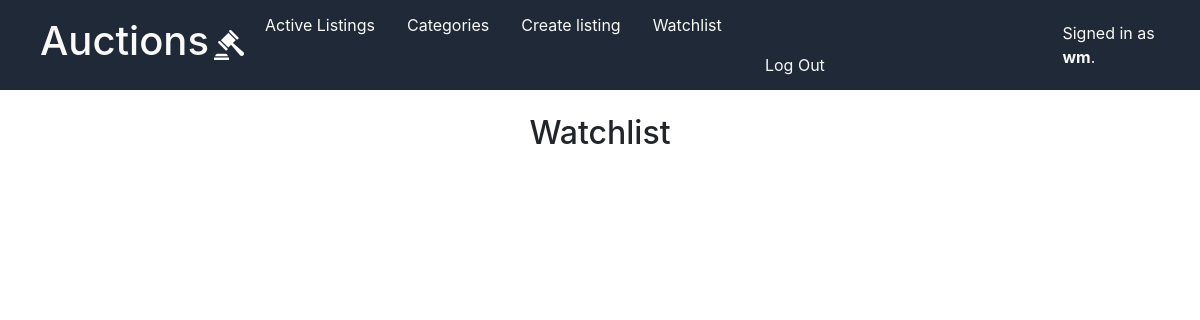
The app's page /watchlist/ (signed in), older data.
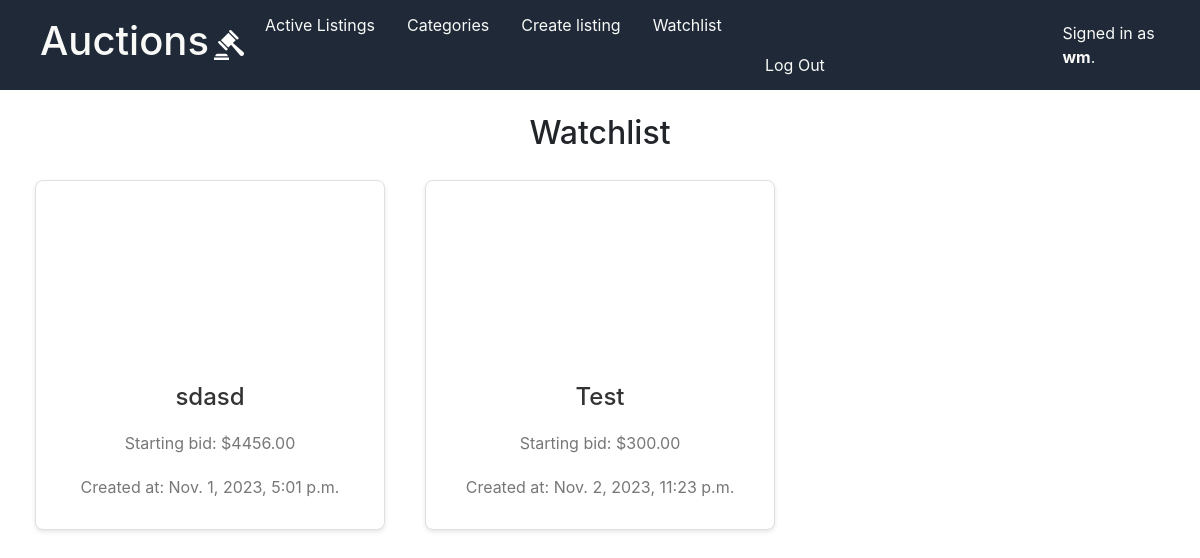
The same page, newer data.
### auctions/models.py (models this page shows)
class AuctionListing(models.Model):
    title = models.CharField(max_length=128)
    description = models.TextField()
    image = models.URLField(blank=True)
    starting_bid = models.DecimalField(decimal_places=2,max_digits=10)
    category = models.ForeignKey(Category,on_delete=models.CASCADE,blank=True)
    status = models.CharField(
    max_length=10,
    choices=[
        ('active', 'Active'),
        ('completed', 'Completed'),
        ('disabled', 'Disabled'),
    ],
    default='active'
    )
    seller = models.ForeignKey(User,on_delete=models.CASCADE,related_name="listing_seller")
    created_at = models.DateTimeField(auto_now_add=True)
    winner = models.ForeignKey(User,null=True,blank=True,on_delete=models.SET_NULL,related_name="listing_winner")
    def __str__(self):
        return f'{self.title} - Posted by: {self.seller}'

### auctions/views.py (the view)
# urls.py: path("watchlist/",views.load_watchlist,name="watchlist"),
@login_required(login_url='/auctions/login/')
def load_watchlist(request):
    watchlist = get_object_or_404(WatchList,user=request.user)
    watchlist_listings = watchlist.listing.all()
    print(watchlist_listings)
    return render(request,"auctions/watchlist.html",{"watchlist_listings":watchlist_listings})

### auctions/templates/auctions/watchlist.html (shortened to what this page needs)
{% extends "auctions/layout.html" %}
{% load static %}
{% block body %}
    <h2 class="active-listings-title">Watchlist</h2>
        <div class="auction-listings">
            {% for listing in watchlist_listings %}
                <div class="auction-listing">
                    <a href="{% url 'auctions:listing_view'  listing.id%}">
                        <div class="listing-card">
                            <div class="listing-img-container">
                            </div>
                            <h3>{{listing.title}}</h3>
                            <p>Starting bid: ${{listing.starting_bid}}</p>
                            <p>Created at: {{listing.created_at}}</p>
                        </div>
                    </a>
                </div>
            {% endfor %}
        </div>
{% endblock %}

Row changes from the older to the newer data that the page shows:
now on this page (row edited): AuctionListing: title "sdasd", starting_bid "4456.00", created_at "Nov. 1, 2023, 5:01 p.m."
now on this page (row edited): AuctionListing: title "Test", starting_bid "300.00", created_at "Nov. 2, 2023, 11:23 p.m."
